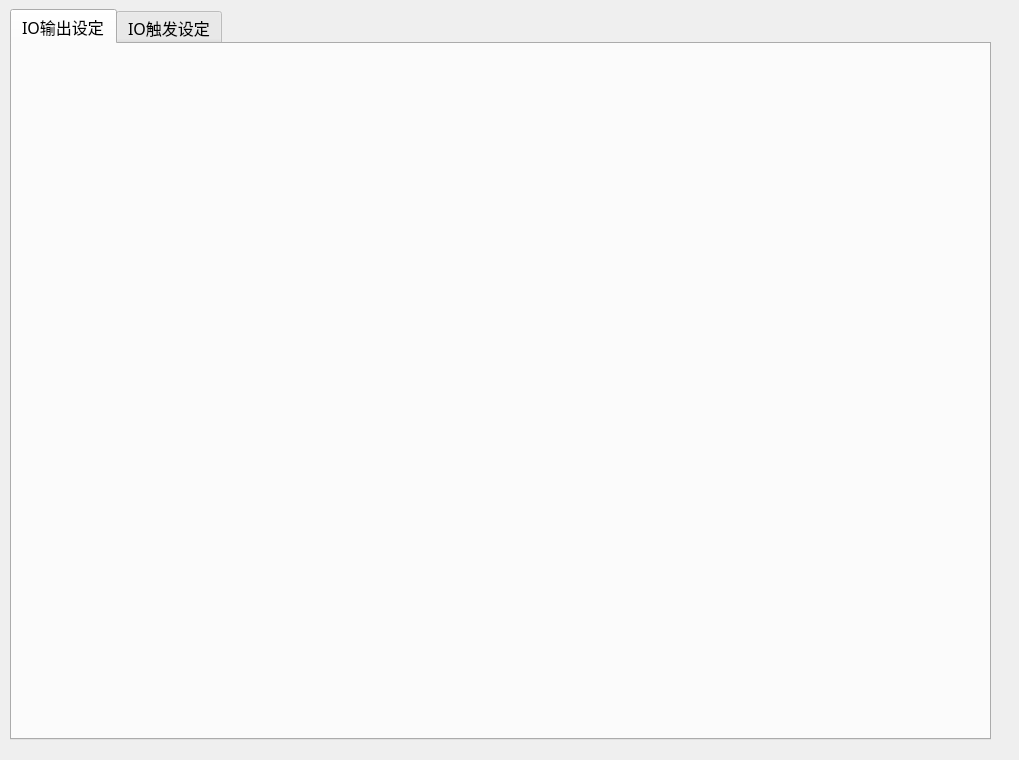
<?xml version="1.0" encoding="UTF-8"?>
<ui version="4.0">
 <class>IOSetWidget</class>
 <widget class="QWidget" name="IOSetWidget">
  <property name="geometry">
   <rect>
    <x>0</x>
    <y>0</y>
    <width>1019</width>
    <height>760</height>
   </rect>
  </property>
  <property name="windowTitle">
   <string>Form</string>
  </property>
  <widget class="QTabWidget" name="tabWidget">
   <property name="geometry">
    <rect>
     <x>10</x>
     <y>9</y>
     <width>981</width>
     <height>731</height>
    </rect>
   </property>
   <property name="font">
    <font>
     <family>微软雅黑</family>
     <pointsize>12</pointsize>
    </font>
   </property>
   <property name="currentIndex">
    <number>0</number>
   </property>
   <widget class="QWidget" name="tab">
    <attribute name="title">
     <string>IO输出设定</string>
    </attribute>
    <widget class="QWidget" name="widget_IOOutput" native="true">
     <property name="geometry">
      <rect>
       <x>9</x>
       <y>0</y>
       <width>951</width>
       <height>691</height>
      </rect>
     </property>
    </widget>
   </widget>
   <widget class="QWidget" name="tab_2">
    <attribute name="title">
     <string>IO触发设定</string>
    </attribute>
    <widget class="QWidget" name="Widget_IOTrigger" native="true">
     <property name="geometry">
      <rect>
       <x>10</x>
       <y>0</y>
       <width>951</width>
       <height>691</height>
      </rect>
     </property>
    </widget>
   </widget>
  </widget>
 </widget>
 <resources/>
 <connections/>
</ui>
